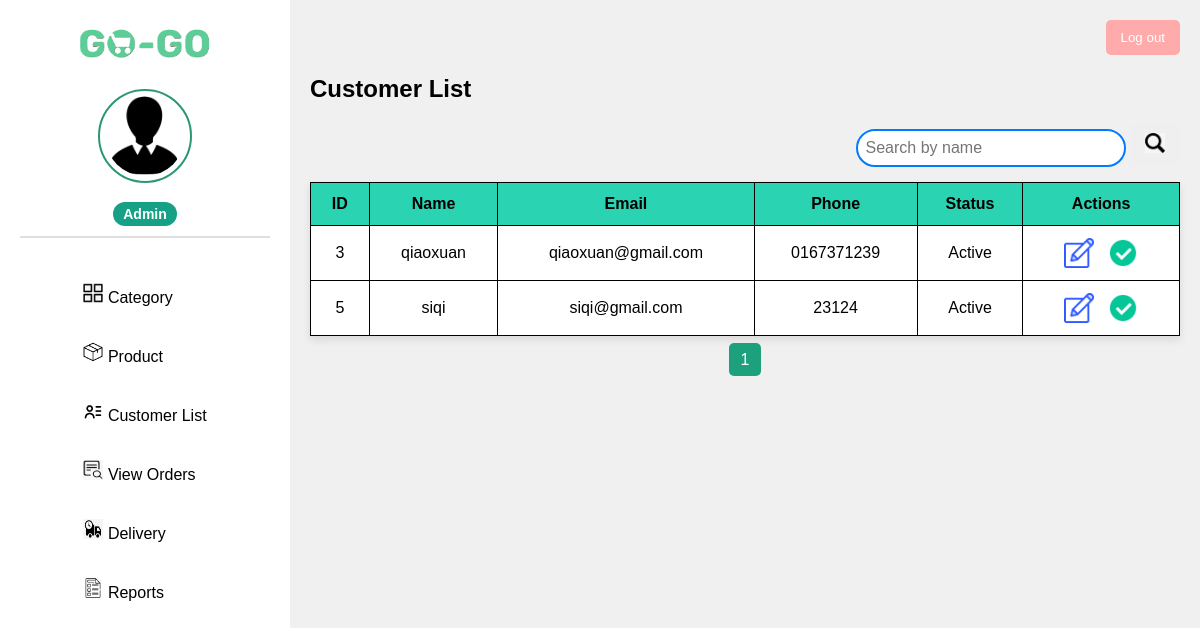
Page /admin/Siderbar_CustomerList.php (signed in) on the committed database.
### tables this page shows
CREATE TABLE `users` (
  `user_id` int(11) NOT NULL,
  `user_name` varchar(100) NOT NULL,
  `email` varchar(255) NOT NULL,
  `user_password` varchar(255) NOT NULL,
  `user_phone_num` varchar(15) DEFAULT NULL,
  `user_created_at` timestamp NOT NULL DEFAULT current_timestamp(),
  `admin_id` int(11) DEFAULT NULL,
  `birth_date` date DEFAULT NULL,
  `status` varchar(20) DEFAULT 'active'
);

### admin/Siderbar_CustomerList.php (the view, shortened to what this page needs)
<?php
include '../db_connection.php';
$recordsPerPage = 8;
$page = isset($_GET['page']) ? intval($_GET['page']) : 1;
$startFrom = ($page - 1) * $recordsPerPage;
$searchQuery = "";
$result = $conn->query("SELECT COUNT(*) AS total FROM users $searchQuery");
$totalRecords = $result->fetch_assoc()['total'];
$totalPages = ceil($totalRecords / $recordsPerPage);
$customers = $conn->query("SELECT * FROM users $searchQuery LIMIT $startFrom, $recordsPerPage");
?>
<!DOCTYPE html>
<html lang="en">
<head>
    <link rel="stylesheet" href="../assets/css/customerList.css">
    <link rel="stylesheet" href="../assets/css/Global_style.css">
</head>
<body>
    <div class="dashboard-container">
        <aside class="sidebar">
            <div class="logo">
                <img src="../assets/images/logoname.png" alt="Logo">
            </div>
            <div class="profile">
                <a href="<?= ($_SESSION['admin_role'] === 'Super Admin') ? 'superadmin_dashboard.php' : 'admin_dashboard.php'; ?>">
                    <img src="<?= ($_SESSION['admin_role'] === 'Super Admin') ? '../assets/images/superadmin_photo.png' : '../assets/images/admin.png'; ?>">
                    <p><span class="admin_role"><?= $_SESSION['admin_role']; ?></span></p>
                </a>
            </div>
            <nav>
                <ul>
                    <li><a href="Siderbar_Category.php"><img src="../assets/images/category.png" alt=""> Category</a></li>
                    <li><a href="Siderbar_Product.php"><img src="../assets/images/product.png" alt=""> Product</a></li>
                    <li><a href="Siderbar_CustomerList.php"><img src="../assets/images/customer_list.png" alt=""> Customer List</a></li>
                    <li><a href="Siderbar_ViewOrders.php"><img src="../assets/images/vieworder.png" alt=""> View Orders</a></li>
                    <li><a href="Siderbar_Delivery.php"><img src="../assets/images/delivery.png" alt=""> Delivery</a></li>
                    <li><a href="Siderbar_Reports.php"><img src="../assets/images/report.png" alt=""> Reports</a></li>
                </ul>
            </nav>
        </aside>
        <main class="main-content">
            <div class="header">
                <button class="logout-btn" onclick="window.location.href='../admin/logout.php'">Log out</button>
            </div>
            <h2>Customer List</h2>
            <div class="search-container">
                <form method="GET">
                    <input type="text" name="search" placeholder="Search by name " value="<?= isset($_GET['search']) ? $_GET['search'] : '' ?>">
                    <button type="submit">
                        <img src="../assets/images/search.png" alt="Search" width="20" height="20">
                    </button>
                </form>
            </div>
            <table>
                <thead>
                    <tr>
                        <th>ID</th>
                        <th>Name</th>
                        <th>Email</th>
                        <th>Phone</th>
                        <th>Status</th>
                        <?php if ($_SESSION['admin_role'] === 'Admin') : ?>
                            <th>Actions</th>
                        <?php endif; ?>
                    </tr>
                </thead>
                <tbody>
                    <?php while ($row = $customers->fetch_assoc()) { ?>
                        <tr>
                            <td><?= $row['user_id']; ?></td>
                            <td><?= $row['user_name']; ?></td>
                            <td><?= $row['email']; ?></td>
                            <td><?= $row['user_phone_num']; ?></td>
                            <td>
                                <span class="status <?= strtolower($row['status']); ?>">
                                    <?= ucfirst($row['status']); ?>
                                </span>
                            </td>
                            <?php if ($_SESSION['admin_role'] === 'Admin') : ?>
                                <td>
                                    <a onclick="editCustomer(<?= $row['user_id']; ?>, '<?= $row['user_name']; ?>', '<?= $row['email']; ?>', '<?= $row['user_phone_num']; ?>')">
                                        <img src="../assets/images/edit.png" alt="Edit" class="icon-btn">
                                    </a>
                                    <a href="?toggle_status=<?= $row['user_id']; ?>" onclick="return confirm('Change status of this user?')">
                                        <img src="../assets/images/<?= $row['status'] === 'active' ? 'active.png' : 'inactive.png'; ?>" alt="Toggle Status" class="icon-btn">
                                    </a>
                                </td>
                            <?php endif; ?>
                        </tr>
                    <?php } ?>
                </tbody>
            </table>
            <div class="pagination">
                <?php for ($i = 1; $i <= $totalPages; $i++): ?>
                    <a href="?page=<?= $i; ?>" class="<?= ($i == $page) ? 'active' : ''; ?>"><?= $i; ?></a>
                <?php endfor; ?>
            </div>
</body>
</html>

### assets/css/customerList.css (style rules this page uses)
table { width: 100%; border-collapse: collapse; background: white; overflow: hidden; box-shadow: 0px 4px 8px rgba(0, 0, 0, 0.1); }
th, td { border: 1px solid black; padding: 12px; text-align: center; transition: 0.3s; }
th { background: #2ad3b2; color: black; font-weight: bold; }
button { padding: 10px 15px; border: none; border-radius: 5px; cursor: pointer; transition: 0.3s; }
.search-container { position: relative; margin-bottom: 15px; text-align: right; float: right; }
.search-container input { padding: 8px !important; width: 250px !important; border-radius: 20px !important; border: 2px solid #007bff !important; font-size: 16px !important; outline: none !important; transition: all 0.3s ease-in-out !important; }
td a { text-decoration: none; display: inline-block; }
td a img { width: 25px; height: 25px; vertical-align: middle; transition: 0.3s; }
.pagination { margin-top: 15px; text-align: center; }
.pagination a { padding: 8px 12px; margin: 0 5px; text-decoration: none; background: #068873; color: white; border-radius: 5px; transition: 0.3s; }
.pagination a.active { background: #1ca17c; }
.icon-btn { width: 30px; height: 30px; margin: 0 5px; cursor: pointer; transition: transform 0.2s ease-in-out; }

### assets/css/Global_style.css (style rules this page uses)
body { font-family: Arial, sans-serif; margin: 0; padding: 0; background-color: #f4f6f9; }
.dashboard-container { display: flex; height: 100vh; }
.sidebar { width: 250px; min-height: 100vh; background-color: white; color: black; padding: 20px; display: flex; flex-direction: column; align-items: center; flex-shrink: 0; }
.main-content { flex-grow: 1; padding: 20px; background-color: rgb(241, 240, 240); }
.logo img { width: 150px; margin-bottom: 20px; }
.profile { text-align: center; padding-bottom: 10px; border-bottom: 2px solid #dfdfdf; width: 100%; margin-bottom: 15px; }
.profile img { width: 80px; height: 80px; border-radius: 50%; border: 2px solid rgb(43, 151, 117); padding: 5px; }
.profile p { font-size: 18px; font-weight: bold; margin: 10px 0 0; }
.admin_role { font-size: 14px; background: #16a085; padding: 4px 10px; border-radius: 15px; display: inline-block; margin-top: 5px; color: white; position: relative; }
nav ul { list-style: none; padding: 0; margin-top: 20px; }
nav ul li { margin: 15px 0; }
nav ul li a { text-decoration: none; color: black; font-size: 16px; display: block; padding: 10px; border-radius: 5px; transition: 0.3s; }
nav ul li a img { width: 20px; height: 20px; transition: 0.3s; }
.header { display: flex; justify-content: flex-end; }
.logout-btn { background: #ffabab; color: white; border: none; padding: 10px 15px; border-radius: 5px; cursor: pointer; }

### rows in the picture
users: user_id "3", user_name "qiaoxuan", email "qiaoxuan@gmail.com", user_phone_num "0167371239", status "Active"
users: user_id "5", user_name "siqi", email "siqi@gmail.com", user_phone_num "23124", status "Active"

### other values in the picture
$_SESSION['admin_role'] "Admin"
